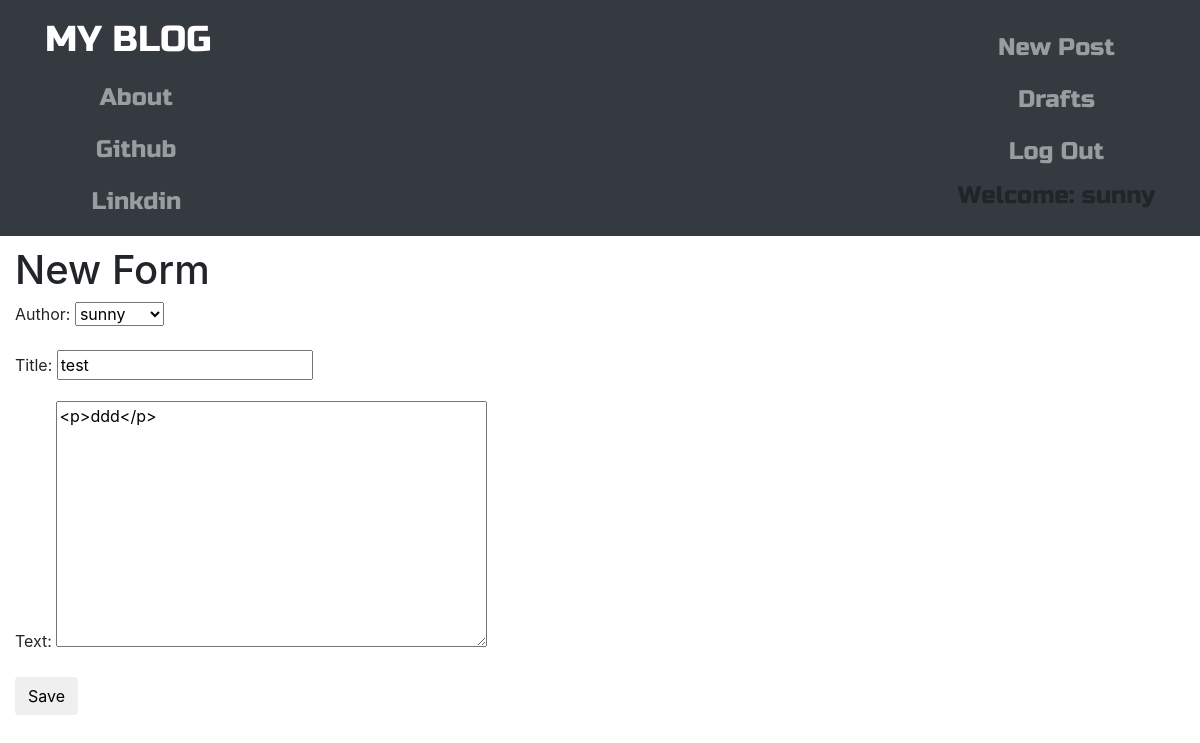
Screenshot of /post/8/edit/ (signed in) with the database file from the repository.
### blog/models.py (models this page shows, shortened)
class Post(models.Model):
    author= models.ForeignKey('auth.User', on_delete=models.CASCADE)
    title= models.CharField(max_length=200)
    text = models.TextField()
    created_date= models.DateTimeField(default=timezone.now())
    published_date= models.DateTimeField(blank=True, null=True)

### blog/views.py (the view)
# urls.py: path('post/<int:pk>/edit/',views.PostUpdateView.as_view(),name='post_edit'),
class PostUpdateView(LoginRequiredMixin,UpdateView):
    login_url = '/login/'
    redirect_field_name = 'blog/post_detail.html'
    form_class = PostForm
    model = Post

### blog/forms.py
class PostForm(forms.ModelForm):
    class Meta():
        model = Post
        fields = ('author','title','text')
        widgets = {
            'title':forms.TextInput(attrs={'class':'textinputclass'}),
            'text':forms.Textarea(attrs={'class':'editable medium-editor-textarea postcontent'})
        }

### blog/templates/blog/post_form.html (shortened to what this page needs)
{% extends 'blog/base.html' %}
{% block body_block %}
<div class="container">
<h1>New Form</h1>
<form class="post-form"  method="POST">
  {{form.as_p}}
  <button type="submit" class='save btn btn-default'>Save</button>
</form>
</div>
{% endblock %}

### blog/templates/blog/base.html (shortened to what this page needs)
<!DOCTYPE html>
{% load static %}
<html lang="en" dir="ltr">
  <head>
  <link rel="stylesheet" href="https://stackpath.bootstrapcdn.com/bootstrap/4.1.3/css/bootstrap.min.css"
integrity="sha384-MCw98/SFnGE8fJT3GXwEOngsV7Zt27NXFoaoApmYm81iuXoPkFOJwJ8ERdknLPMO">
<link href="https://maxcdn.bootstrapcdn.com/font-awesome/4.7.0/css/font-awesome.min.css" rel="stylesheet">
      <link rel="stylesheet" href="//cdn.jsdelivr.net/npm/medium-editor@latest/dist/css/medium-editor.min.css" type="text/css" media="screen" charset="utf-8">
  <link rel="stylesheet" href="{% static 'css/blog.css' %}">
</head>
  <body class='loader'>
    <nav class='navbar navbar-dark bg-dark techfont'>
      <div class="container">
        <ul class="navbar-nav align-items-center">
          <li> <a class='navbar-brand bigbrand' href="{% url 'post_list' %}">MY BLOG</a> </li>
          <li><a class='nav-item nav-link' href="{%url 'about' %}">About</a> </li>
          <li><a class='nav-item nav-link' href="https://github.com/">Github</a> </li>
          <li><a class='nav-item nav-link' href="https://www.linkdin.com/">Linkdin</a> </li>
        </ul>
        <div class='navbar-nav align-items-center ml-auto'>
          {% if user.is_authenticated %}
          <a class="nav-item nav-link" href="{%url 'post_new' %}">New Post</a>
          <a class="nav-item nav-link" href="{%url 'post_draft_list' %}">Drafts</a>
          <a class="nav-item nav-link" href="{%url 'logout' %}">Log Out</a>
          <a>Welcome: {{ user.username }} </a>
          {% else %}
          <a class='nav-item nav-link' href="{% url 'login' %}" aria-label='login'>
            <span class= 'fa fa-user' aria-hidden='true'></span> </a>
          {% endif %}
        </div>
      </div>
    </nav>
    <div class="content contaniner">
      <div class="row">
        <div class="col-md-8">
          <div class="blog_posts">
            {% block body_block %}
            {% endblock %}
          </div>
        </div>
      </div>
    </div>
  </body>
</html>

### blog/static/css/blog.css (style rules this page uses)
.techfont { font-family: 'Russo One', sans-serif; font-size: 1.5em; margin-bottom: 10px; }
.bigbrand { font-size: 1.5em; }
.loader { filter:hue-rotate(0deg); color:linear-gradient(45deg,#0f8,#08f); animation:hue 10000ms infinite linear; }

### rows the page displays
Post: author "sunny", title "test", text "<p>ddd</p>"

### other values shown
{{ user.username }} "sunny"
